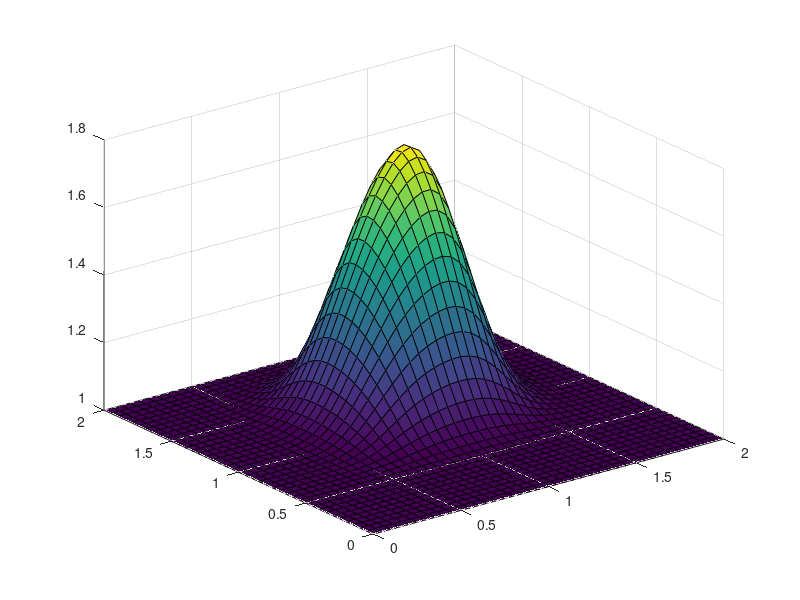

The MATLAB source for this figure:
%%%variable declarations
clear all
nx = 41;
ny = 41;
nt = 120;
c=1;
dx = 2.0/(nx-1);
dy = 2.0/(ny-1);
sigma = .009;
nu=.01;
dt = sigma*dx*dy/nu;

x = linspace(0,2,nx);
y = linspace(0,2,ny);

u = ones(ny,nx); %%create a 1xn vector of 1's
v = ones(ny,nx);
un=ones(ny,nx);
vn=ones(ny,nx);
comb=ones(ny,nx);

%%%Assign initial conditions

u(.5/dy:1/dy+1,.5/dx:1/dx+1)=2; %%set hat function I.C. : u(.5<=x<=1 && .5<=y<=1 ) is 2
v(.5/dy:1/dy+1,.5/dx:1/dx+1)=2; %%set hat function I.C. : u(.5<=x<=1 && .5<=y<=1 ) is 2

%%%Plot Initial Condition
 %%the figsize parameter can be used to produce different sized images
                  
[X, Y] = meshgrid(x,y);                            


for n=1:nt+1
    un=u;
    vn=v;
    for i=2:(ny-1)
        for j=2:(nx-1)
        u(i,j)=u(i,j)- (dt/dx) * u(i,j)*(u(i,j) -u(i-1,j)) - (dt/dy) * v(i,j)*(u(i,j)-u(i,j-1)) + (nu*dt/dx^2) *(u(i-1,j)-2*u(i,j)+u(i-1,j)) + (nu*dt/dy^2) * (u(i,j+1)-2*u(i,j)+u(i,j-1));
        v(i,j)=v(i,j)- (dt/dx) * u(i,j)*(v(i,j) -v(i-1,j)) - (dt/dy) * v(i,j)*(v(i,j)-v(i,j-1)) + (nu*dt/dx^2) *( v(i-1,j)-2*v(i,j)+v(i-1,j)) + (nu*dt/dy^2) * (v(i,j+1)-2*v(i,j)+v(i,j-1));
            u(1:ny,1)=1;
            u(1,1:nx)=1;
            u(ny,1:nx)=1;
            u(1:nx,ny)=1;
            v(1:ny,1)=1;
            v(1,1:nx)=1;
            v(ny,1:nx)=1;
            v(1:nx,ny)=1;
        end
    end
  
   %pause(0.1)
end

for n = 1:nt+1
     surf(x,y,u)
     drawnow()
end



